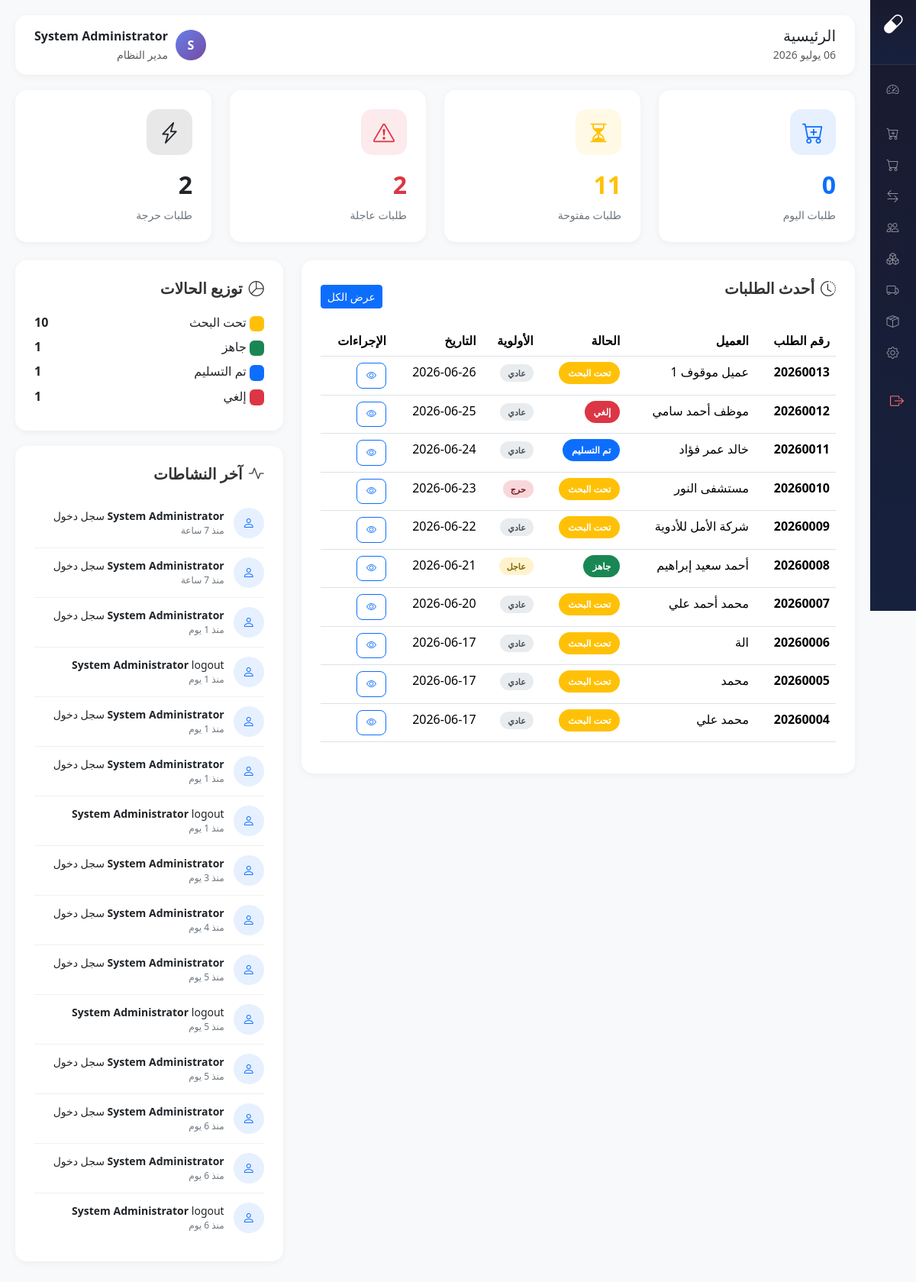
The page /modules/customer-requests/index.php (signed in) on the database its author committed.
### tables this page shows
CREATE TABLE `orders` (
  `id` int(11) NOT NULL,
  `order_number` varchar(20) NOT NULL,
  `customer_id` int(11) DEFAULT NULL,
  `customer_code` varchar(50) DEFAULT NULL,
  `customer_name` varchar(100) NOT NULL,
  `customer_phone` varchar(20) DEFAULT NULL,
  `customer_phone2` varchar(20) DEFAULT NULL,
  `customer_address` varchar(255) DEFAULT NULL,
  `branch_code` varchar(20) DEFAULT NULL,
  `order_date` datetime DEFAULT current_timestamp(),
  `priority` enum('normal','urgent','critical') DEFAULT 'normal',
  `status_id` int(11) DEFAULT 1,
  `total_items` int(11) DEFAULT 0,
  `notes` text DEFAULT NULL,
  `created_by` int(11) NOT NULL,
  `created_at` timestamp NOT NULL DEFAULT current_timestamp(),
  `updated_by` int(11) DEFAULT NULL,
  `updated_at` timestamp NULL DEFAULT NULL,
  `total_discount_type` enum('percentage','fixed') DEFAULT NULL,
  `total_discount_value` decimal(10,2) DEFAULT 0.00,
  `final_total` decimal(10,2) DEFAULT 0.00
);

CREATE TABLE `order_statuses` (
  `id` int(11) NOT NULL,
  `status_name` varchar(50) NOT NULL,
  `status_color` varchar(20) DEFAULT '#6c757d',
  `sort_order` int(11) DEFAULT 0,
  `is_default` tinyint(1) DEFAULT 0,
  `is_final` tinyint(1) DEFAULT 0,
  `is_active` tinyint(1) DEFAULT 1,
  `created_at` timestamp NOT NULL DEFAULT current_timestamp(),
  `updated_at` timestamp NOT NULL DEFAULT current_timestamp() ON UPDATE current_timestamp()
);

CREATE TABLE `activity_logs` (
  `id` int(11) NOT NULL,
  `user_id` int(11) DEFAULT NULL,
  `user_name` varchar(100) DEFAULT NULL,
  `action` varchar(50) NOT NULL,
  `table_name` varchar(50) DEFAULT NULL,
  `record_id` int(11) DEFAULT NULL,
  `old_value` text DEFAULT NULL,
  `new_value` text DEFAULT NULL,
  `ip_address` varchar(50) DEFAULT NULL,
  `created_at` timestamp NOT NULL DEFAULT current_timestamp()
);

CREATE TABLE `users` (
  `id` int(11) NOT NULL,
  `username` varchar(50) NOT NULL,
  `password` varchar(255) NOT NULL,
  `full_name` varchar(100) NOT NULL,
  `role` enum('admin','pharmacist','purchaser','cashier') DEFAULT 'pharmacist',
  `branch_code` varchar(20) DEFAULT NULL,
  `phone` varchar(20) DEFAULT NULL,
  `is_active` tinyint(1) DEFAULT 1,
  `last_login` datetime DEFAULT NULL,
  `created_at` timestamp NOT NULL DEFAULT current_timestamp(),
  `updated_at` timestamp NOT NULL DEFAULT current_timestamp() ON UPDATE current_timestamp()
);

### core/config.php (called while the page is built, shortened)
<?php
function timeAgo($datetime) {
    $time = strtotime($datetime);
    $now = time();
    $diff = $now - $time;
    if ($diff < 86400) return 'منذ ' . floor($diff / 3600) . ' ساعة';
    if ($diff < 604800) return 'منذ ' . floor($diff / 86400) . ' يوم';
    return date('Y-m-d', $time);
}
function arabicDate($date) {
    $d = new DateTime($date);
    $day = $d->format('d');
    $month = AR_MONTHS[(int)$d->format('m') - 1];
    $year = $d->format('Y');
    return "$day $month $year";
}

### modules/customer-requests/index.php (the view, shortened to what this page needs)
<?php
require_once __DIR__ . '/../../core/config.php';
$db = getDB();
$stats = [];
$stmt = $db->query("SELECT COUNT(*) as count FROM orders WHERE DATE(order_date) = CURDATE()");
$stats['today_orders'] = $stmt->fetch()['count'];
$stmt = $db->query("SELECT COUNT(*) as count FROM orders o
    JOIN order_statuses os ON o.status_id = os.id
    WHERE os.is_final = 0");
$stats['open_orders'] = $stmt->fetch()['count'];
$stmt = $db->query("SELECT COUNT(*) as count FROM orders WHERE priority = 'urgent' AND status_id IN (SELECT id FROM order_statuses WHERE is_final = 0)");
$stats['urgent_orders'] = $stmt->fetch()['count'];
$stmt = $db->query("SELECT COUNT(*) as count FROM orders WHERE priority = 'critical' AND status_id IN (SELECT id FROM order_statuses WHERE is_final = 0)");
$stats['critical_orders'] = $stmt->fetch()['count'];
$stmt = $db->query("SELECT o.*, os.status_name, os.status_color, u.full_name as creator_name
    FROM orders o
    JOIN order_statuses os ON o.status_id = os.id
    JOIN users u ON o.created_by = u.id
    ORDER BY o.created_at DESC LIMIT 10");
$recent_orders = $stmt->fetchAll();
$stmt = $db->query("SELECT os.status_name, os.status_color, COUNT(o.id) as count
    FROM order_statuses os
    LEFT JOIN orders o ON os.id = o.status_id
    WHERE os.is_active = 1
    GROUP BY os.id, os.status_name, os.status_color
    ORDER BY os.sort_order");
$status_dist = $stmt->fetchAll();
$stmt = $db->query("SELECT al.*, u.full_name as user_name
    FROM activity_logs al
    LEFT JOIN users u ON al.user_id = u.id
    ORDER BY al.created_at DESC LIMIT 15");
$activities = $stmt->fetchAll();
$page_title = 'الرئيسية';
?>
<!DOCTYPE html>
<html lang="ar" dir="rtl">
<head>
    <link href="https://cdn.jsdelivr.net/npm/bootstrap@5.3.2/dist/css/bootstrap.rtl.min.css" rel="stylesheet">
    <link href="https://cdn.jsdelivr.net/npm/bootstrap-icons@1.11.1/font/bootstrap-icons.css" rel="stylesheet">
    <link href="https://cdn.datatables.net/1.13.7/css/dataTables.bootstrap5.min.css" rel="stylesheet">
</head>
<body>
<?php require_once __DIR__ . '/../../includes/sidebar.php'; ?>
    <div class="main-content">
        <div class="topbar">
            <div>
                <h5 class="mb-0"><?= $page_title ?></h5>
                <small class="text-muted"><?= arabicDate(date('Y-m-d')) ?></small>
            </div>
            <div class="d-flex align-items-center">
                <div class="user-avatar"><?= mb_substr($_SESSION['user_name'], 0, 1) ?></div>
                <div>
                    <div class="fw-bold"><?= $_SESSION['user_name'] ?></div>
                    <small class="text-muted"><?= $_SESSION['user_role'] === 'admin' ? 'مدير النظام' : 'صيدلي' ?></small>
                </div>
            </div>
        </div>
        <div class="row g-4 mb-4">
            <div class="col-md-3">
                <div class="stat-card">
                    <div class="stat-icon bg-primary bg-opacity-10 text-primary">
                        <i class="bi bi-cart-plus"></i>
                    </div>
                    <div class="stat-value text-primary"><?= $stats['today_orders'] ?></div>
                    <div class="stat-label">طلبات اليوم</div>
                </div>
            </div>
            <div class="col-md-3">
                <div class="stat-card">
                    <div class="stat-icon bg-warning bg-opacity-10 text-warning">
                        <i class="bi bi-hourglass-split"></i>
                    </div>
                    <div class="stat-value text-warning"><?= $stats['open_orders'] ?></div>
                    <div class="stat-label">طلبات مفتوحة</div>
                </div>
            </div>
            <div class="col-md-3">
                <div class="stat-card">
                    <div class="stat-icon bg-danger bg-opacity-10 text-danger">
                        <i class="bi bi-exclamation-triangle"></i>
                    </div>
                    <div class="stat-value text-danger"><?= $stats['urgent_orders'] ?></div>
                    <div class="stat-label">طلبات عاجلة</div>
                </div>
            </div>
            <div class="col-md-3">
                <div class="stat-card">
                    <div class="stat-icon bg-dark bg-opacity-10 text-dark">
                        <i class="bi bi-lightning-charge"></i>
                    </div>
                    <div class="stat-value text-dark"><?= $stats['critical_orders'] ?></div>
                    <div class="stat-label">طلبات حرجة</div>
                </div>
            </div>
        </div>
        <div class="row">
            <div class="col-lg-8">
                <div class="content-card">
                    <div class="d-flex justify-content-between align-items-center mb-3">
                        <h5><i class="bi bi-clock-history me-2"></i>أحدث الطلبات</h5>
                        <a href="orders.php" class="btn btn-sm btn-primary">عرض الكل</a>
                    </div>
                    <div class="table-responsive">
                        <table class="table table-hover">
                            <thead>
                                <tr>
                                    <th>رقم الطلب</th>
                                    <th>العميل</th>
                                    <th>الحالة</th>
                                    <th>الأولوية</th>
                                    <th>التاريخ</th>
                                    <th>الإجراءات</th>
                                </tr>
                            </thead>
                            <tbody>
                                <?php foreach ($recent_orders as $order): ?>
                                <tr>
                                    <td class="fw-bold"><?= $order['order_number'] ?></td>
                                    <td><?= $order['customer_name'] ?></td>
                                    <td>
                                        <span class="status-badge" style="background: <?= $order['status_color'] ?>">
                                            <?= $order['status_name'] ?>
                                        </span>
                                    </td>
                                    <td>
                                        <span class="priority-badge priority-<?= $order['priority'] ?>">
                                            <?= $order['priority'] === 'normal' ? 'عادي' : ($order['priority'] === 'urgent' ? 'عاجل' : 'حرج') ?>
                                        </span>
                                    </td>
                                    <td><?= timeAgo($order['created_at']) ?></td>
                                    <td>
                                        <a href="orders.php?view=<?= $order['id'] ?>" class="btn btn-sm btn-outline-primary btn-action">
                                            <i class="bi bi-eye"></i>
                                        </a>
                                    </td>
                                </tr>
                                <?php endforeach; ?>
                            </tbody>
                        </table>
                    </div>
                </div>
            </div>
            <div class="col-lg-4">
                <div class="content-card">
                    <h5><i class="bi bi-pie-chart me-2"></i>توزيع الحالات</h5>
                    <?php foreach ($status_dist as $status): ?>
                    <div class="d-flex justify-content-between align-items-center mb-2">
                        <span>
                            <span class="badge" style="background: <?= $status['status_color'] ?>">&nbsp;</span>
                            <?= $status['status_name'] ?>
                        </span>
                        <span class="fw-bold"><?= $status['count'] ?></span>
                    </div>
                    <?php endforeach; ?>
                </div>
                <div class="content-card">
                    <h5><i class="bi bi-activity me-2"></i>آخر النشاطات</h5>
                    <?php foreach ($activities as $activity): ?>
                    <div class="activity-item">
                        <div class="activity-icon bg-primary bg-opacity-10 text-primary">
                            <i class="bi bi-person"></i>
                        </div>
                        <div class="activity-content">
                            <div class="small">
                                <strong><?= $activity['user_name'] ?? 'System' ?></strong>
                                <?= $activity['action'] === 'login' ? 'سجل دخول' : ($activity['action'] === 'create' ? 'أضاف طلب جديد' : ($activity['action'] === 'update' ? 'عدل طلب' : $activity['action'])) ?>
                            </div>
                            <div class="activity-time"><?= timeAgo($activity['created_at']) ?></div>
                        </div>
                    </div>
                    <?php endforeach; ?>
                </div>
            </div>
        </div>
    </div>
</body>
</html>

### modules/customer-requests/index.php (style rules this page uses)
:root { --primary: #667eea; --secondary: #764ba2; --success: #198754; --warning: #ffc107; --danger: #dc3545; --info: #0dcaf0; }
body { background: #f8f9fa; font-family: 'Segoe UI', Tahoma, Geneva, Verdana, sans-serif; }
.main-content { margin-right: 260px; padding: 20px; }
.topbar { background: white; border-radius: 15px; padding: 15px 25px; margin-bottom: 20px; box-shadow: 0 2px 10px rgba(0,0,0,0.05); display: flex; justify-content: space-between; align-items: center; }
.stat-card { background: white; border-radius: 15px; padding: 25px; box-shadow: 0 2px 10px rgba(0,0,0,0.05); transition: transform 0.2s; border: none; }
.stat-icon { width: 60px; height: 60px; border-radius: 15px; display: flex; align-items: center; justify-content: center; font-size: 28px; margin-bottom: 15px; }
.stat-value { font-size: 32px; font-weight: 700; margin-bottom: 5px; }
.stat-label { color: #6c757d; font-size: 14px; }
.content-card { background: white; border-radius: 15px; padding: 25px; box-shadow: 0 2px 10px rgba(0,0,0,0.05); margin-bottom: 20px; }
.content-card h5 { margin-bottom: 20px; color: #333; font-weight: 700; }
.status-badge { padding: 6px 12px; border-radius: 20px; font-size: 12px; font-weight: 600; color: white; }
.priority-badge { padding: 4px 10px; border-radius: 15px; font-size: 11px; font-weight: 600; }
.priority-normal { background: #e9ecef; color: #495057; }
.priority-urgent { background: #fff3cd; color: #856404; }
.priority-critical { background: #f8d7da; color: #721c24; }
.activity-item { padding: 12px 0; border-bottom: 1px solid #f0f0f0; display: flex; align-items: center; }
.activity-item:last-child { border-bottom: none; }
.activity-icon { width: 40px; height: 40px; border-radius: 50%; display: flex; align-items: center; justify-content: center; margin-left: 12px; font-size: 16px; flex-shrink: 0; }
.activity-content { flex: 1; }
.activity-time { color: #6c757d; font-size: 12px; }
.user-avatar { width: 40px; height: 40px; border-radius: 50%; background: linear-gradient(135deg, var(--primary), var(--secondary)); color: white; display: flex; align-items: center; justify-content: center; font-weight: 700; margin-left: 10px; }
.btn-action { padding: 6px 12px; border-radius: 8px; font-size: 13px; }

### includes/sidebar.php (style rules this page uses)
.main-content { margin-right: 60px !important; transition: margin-right 0.35s ease; }

### rows shown on the page
orders: total_items "2", order_number "20260007", customer_name "محمد أحمد علي", status.status_name "تحت البحث", priority "عادي", created_at "2026-06-20"
orders: order_number "20260013", customer_name "عميل موقوف 1", status.status_name "تحت البحث", priority "عادي", created_at "2026-06-26"
orders: order_number "20260012", customer_name "موظف أحمد سامي", status.status_name "إلغي", priority "عادي", created_at "2026-06-25"
orders: order_number "20260011", customer_name "خالد عمر فؤاد", status.status_name "تم التسليم", priority "عادي", created_at "2026-06-24"
orders: order_number "20260010", customer_name "مستشفى النور", status.status_name "تحت البحث", priority "حرج", created_at "2026-06-23"
orders: order_number "20260009", customer_name "شركة الأمل للأدوية", status.status_name "تحت البحث", priority "عادي", created_at "2026-06-22"
orders: order_number "20260008", customer_name "أحمد سعيد إبراهيم", status.status_name "جاهز", priority "عاجل", created_at "2026-06-21"
orders: order_number "20260006", customer_name "الة", status.status_name "تحت البحث", priority "عادي", created_at "2026-06-17"
orders: order_number "20260005", customer_name "محمد", status.status_name "تحت البحث", priority "عادي", created_at "2026-06-17"
orders: order_number "20260004", customer_name "محمد علي", status.status_name "تحت البحث", priority "عادي", created_at "2026-06-17"
activity_logs: user.full_name "System Administrator", action "سجل دخول", created_at "منذ 7 ساعة"
activity_logs: user.full_name "System Administrator", action "سجل دخول", created_at "منذ 7 ساعة"
activity_logs: user.full_name "System Administrator", action "سجل دخول", created_at "منذ 1 يوم"
activity_logs: user.full_name "System Administrator", action "logout", created_at "منذ 1 يوم"
activity_logs: user.full_name "System Administrator", action "سجل دخول", created_at "منذ 1 يوم"
activity_logs: user.full_name "System Administrator", action "سجل دخول", created_at "منذ 1 يوم"
activity_logs: user.full_name "System Administrator", action "logout", created_at "منذ 1 يوم"
activity_logs: user.full_name "System Administrator", action "سجل دخول", created_at "منذ 3 يوم"
activity_logs: user.full_name "System Administrator", action "سجل دخول", created_at "منذ 4 يوم"
activity_logs: user.full_name "System Administrator", action "سجل دخول", created_at "منذ 5 يوم"
activity_logs: user.full_name "System Administrator", action "logout", created_at "منذ 5 يوم"
activity_logs: user.full_name "System Administrator", action "سجل دخول", created_at "منذ 5 يوم"
activity_logs: user.full_name "System Administrator", action "سجل دخول", created_at "منذ 6 يوم"
activity_logs: user.full_name "System Administrator", action "سجل دخول", created_at "منذ 6 يوم"
activity_logs: user.full_name "System Administrator", action "logout", created_at "منذ 6 يوم"

### other values the page prints
$page_title "الرئيسية"
mb_substr($_SESSION['user_name'], 0, 1) "S"
$_SESSION['user_name'] "System Administrator"
$stats['today_orders'] "0"
$stats['open_orders'] "11"
$status['status_name'] "تحت البحث"
$status['count'] "10"
$status['status_name'] "جاهز"
$status['count'] "1"
$status['status_name'] "تم التسليم"
$status['status_name'] "إلغي"
